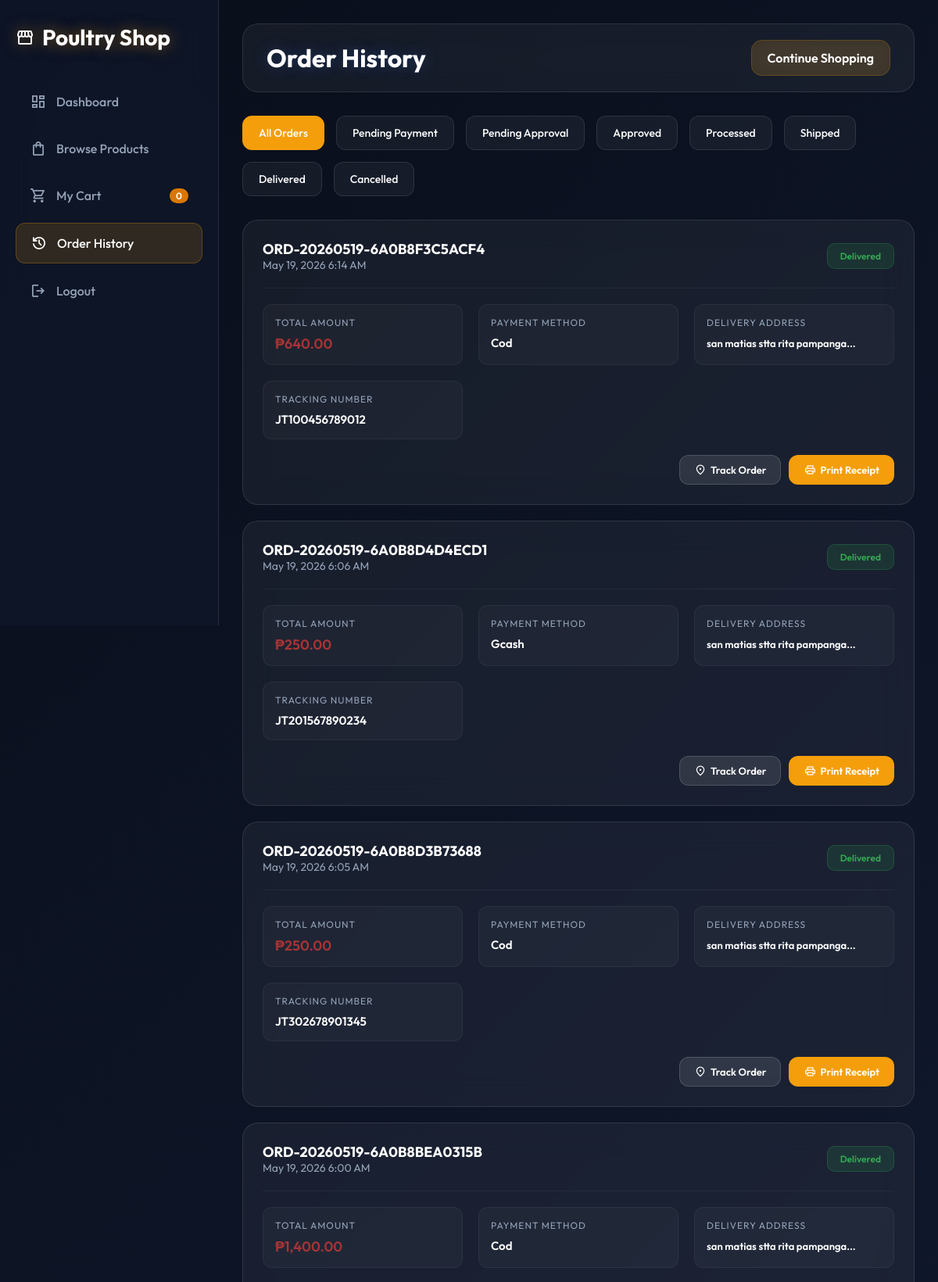
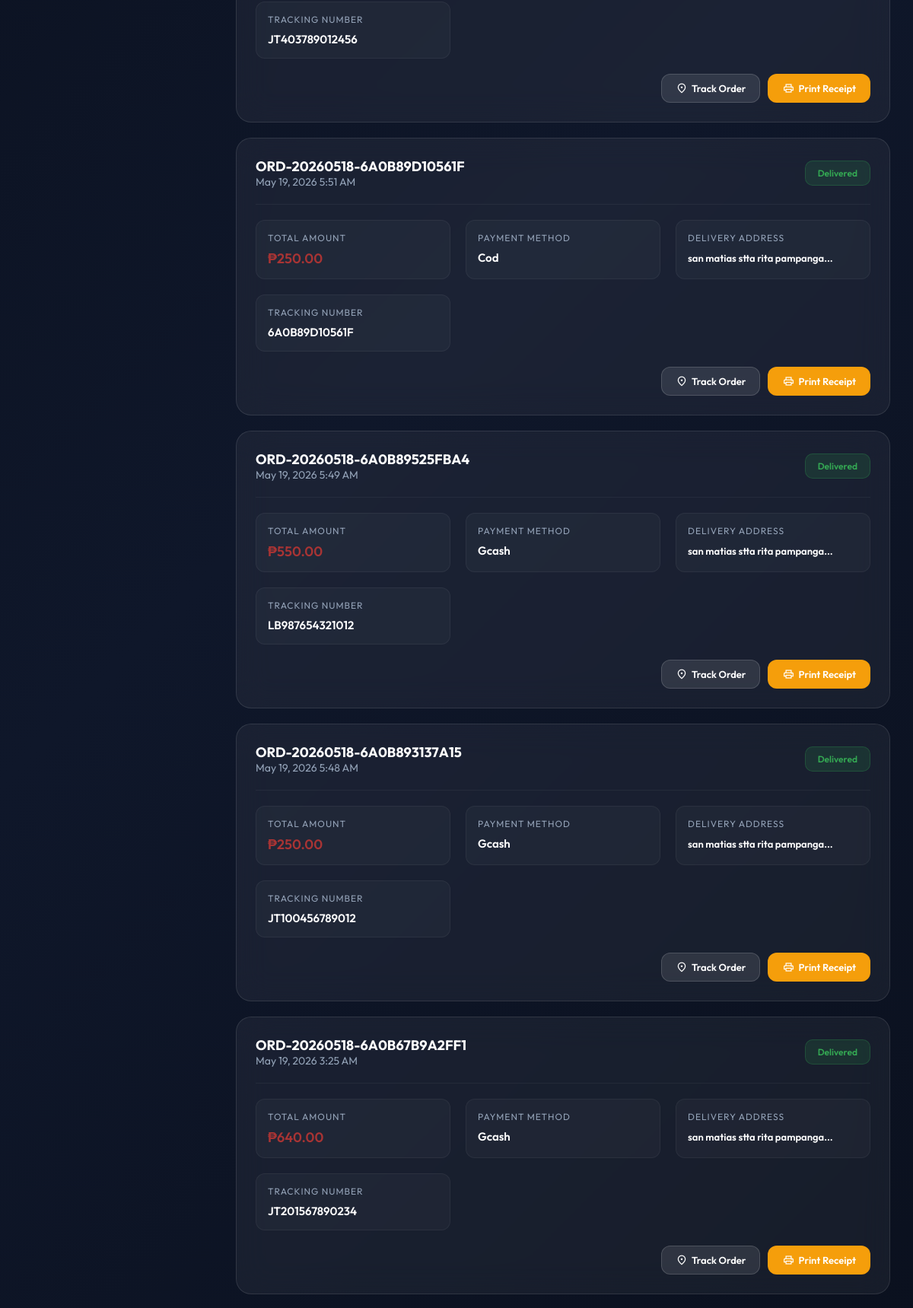
/view_order_history.php (signed in, upper part), run on the app's committed database (2 pictures, top to bottom).
### tables this page shows
CREATE TABLE `orders` (
  `id` int(11) NOT NULL,
  `customer_id` int(11) NOT NULL,
  `order_number` varchar(100) NOT NULL,
  `total_amount` decimal(10,2) NOT NULL,
  `status` enum('Draft','Pending Payment','Pending Approval','Approved','Processed','Shipped','Delivered','Cancelled') DEFAULT 'Draft',
  `payment_method` enum('cod','gcash','card','bank_transfer') DEFAULT 'cod',
  `payment_reference` varchar(255) DEFAULT NULL,
  `payment_amount` decimal(10,2) DEFAULT NULL,
  `payment_date` timestamp NULL DEFAULT NULL,
  `tracking_number` varchar(255) DEFAULT NULL,
  `shipping_date` timestamp NULL DEFAULT NULL,
  `actual_delivery` timestamp NULL DEFAULT NULL,
  `delivery_address` text NOT NULL,
  `notes` text DEFAULT NULL,
  `created_by` int(11) DEFAULT NULL,
  `created_at` timestamp NOT NULL DEFAULT current_timestamp(),
  `updated_at` timestamp NOT NULL DEFAULT current_timestamp() ON UPDATE current_timestamp()
);

### view_order_history.php (the view, shortened to what this page needs)
<?php
require('../connection.php');
$customer_id = $_SESSION['user_id'];
$cart_query = "SELECT COUNT(*) as count FROM shopping_cart WHERE customer_id = ?";
$cart_stmt = mysqli_prepare($connection, $cart_query);
mysqli_stmt_bind_param($cart_stmt, "i", $customer_id);
mysqli_stmt_execute($cart_stmt);
$cart_count = mysqli_fetch_assoc(mysqli_stmt_get_result($cart_stmt))['count'] ?? 0;
$status_filter = isset($_GET['status']) ? $_GET['status'] : '';
$where_conditions = ["customer_id = ?"];
$params = [$customer_id];
$types = "i";
$where_clause = implode(" AND ", $where_conditions);
$orders_query = "SELECT * FROM orders WHERE $where_clause ORDER BY created_at DESC";
$stmt = mysqli_prepare($connection, $orders_query);
if ($stmt) {
    $bind_names[] = $types;
    for ($i = 0; $i < count($params); $i++) {
        $bind_names[] = &$params[$i];
    }
    call_user_func_array([$stmt, 'bind_param'], $bind_names);
}
mysqli_stmt_execute($stmt);
$orders = mysqli_stmt_get_result($stmt);
?>
<!DOCTYPE html>
<html>
<head>
<link rel="stylesheet" href="../assets/responsive.css">
</head>
<body>
    <div class="container">
        <div class="sidebar">
            <h2>
                <span class="material-symbols-outlined">storefront</span>
                Poultry Shop
            </h2>
            <ul class="sidebar-menu">
                <li><a href="dashboard.php"><span class="material-symbols-outlined">dashboard</span> Dashboard</a></li>
                <li><a href="browse_products.php"><span class="material-symbols-outlined">shopping_bag</span> Browse Products</a></li>
                <li><a href="cart.php"><span class="material-symbols-outlined">shopping_cart</span> My Cart <span class="cart-badge"><?= $cart_count ?></span></a></li>
                <li><a href="view_order_history.php" class="active"><span class="material-symbols-outlined">history</span> Order History</a></li>
                <li><a href="logout.php" class="logout-btn"><span class="material-symbols-outlined">logout</span> Logout</a></li>
            </ul>
        </div>
        <div class="main-content">
            <div class="header">
                <div style="display:flex; align-items:center;">
                    <h1>Order History</h1>
                </div>
                <a href="browse_products.php" class="back-btn">Continue Shopping</a>
            </div>
            <div class="filters">
                <button class="filter-btn <?= $status_filter == '' ? 'active' : '' ?>" onclick="filterOrders('')">All Orders</button>
                <button class="filter-btn <?= $status_filter == 'Pending Payment' ? 'active' : '' ?>" onclick="filterOrders('Pending Payment')">Pending Payment</button>
                <button class="filter-btn <?= $status_filter == 'Pending Approval' ? 'active' : '' ?>" onclick="filterOrders('Pending Approval')">Pending Approval</button>
                <button class="filter-btn <?= $status_filter == 'Approved' ? 'active' : '' ?>" onclick="filterOrders('Approved')">Approved</button>
                <button class="filter-btn <?= $status_filter == 'Processed' ? 'active' : '' ?>" onclick="filterOrders('Processed')">Processed</button>
                <button class="filter-btn <?= $status_filter == 'Shipped' ? 'active' : '' ?>" onclick="filterOrders('Shipped')">Shipped</button>
                <button class="filter-btn <?= $status_filter == 'Delivered' ? 'active' : '' ?>" onclick="filterOrders('Delivered')">Delivered</button>
                <button class="filter-btn <?= $status_filter == 'Cancelled' ? 'active' : '' ?>" onclick="filterOrders('Cancelled')">Cancelled</button>
            </div>
            <?php if (mysqli_num_rows($orders) > 0): ?>
                <div class="orders-grid">
                    <?php while ($order = mysqli_fetch_assoc($orders)): ?>
                        <?php
                        $status_class = strtolower(str_replace(' ', '', $order['status']));
                        ?>
                        <div class="order-card">
                            <div class="order-header">
                                <div>
                                    <div class="order-number"><?= htmlspecialchars($order['order_number']) ?></div>
                                    <div class="order-date"><?= date('F d, Y g:i A', strtotime($order['created_at'])) ?></div>
                                </div>
                                <span class="order-status <?= $status_class ?>">
                                    <?= htmlspecialchars($order['status']) ?>
                                </span>
                            </div>
                            <div class="order-details">
                                <div class="order-detail-item">
                                    <label>Total Amount</label>
                                    <span class="amount">₱<?= number_format($order['total_amount'], 2) ?></span>
                                </div>
                                <div class="order-detail-item">
                                    <label>Payment Method</label>
                                    <span><?= htmlspecialchars(ucfirst(str_replace('_', ' ', $order['payment_method']))) ?></span>
                                </div>
                                <div class="order-detail-item">
                                    <label>Delivery Address</label>
                                    <span style="font-size:13px;"><?= htmlspecialchars(substr($order['delivery_address'], 0, 50)) ?>...</span>
                                </div>
                                <?php if ($order['tracking_number']): ?>
                                    <div class="order-detail-item">
                                        <label>Tracking Number</label>
                                        <span><?= htmlspecialchars($order['tracking_number']) ?></span>
                                    </div>
                                <?php endif; ?>
                            </div>
                            <div class="order-actions">
                                <a href="track_order.php?order_id=<?= $order['id'] ?>" class="btn btn-secondary" style="display:inline-flex; align-items:center;">
                                    <span class="material-symbols-outlined" style="font-size:16px; margin-right:5px;">location_on</span>
                                    Track Order
                                </a>
                                <button onclick="printReceipt(<?= $order['id'] ?>)" class="btn btn-primary" style="display:inline-flex; align-items:center;">
                                    <span class="material-symbols-outlined" style="font-size:16px; margin-right:5px;">print</span>
                                    Print Receipt
                                </button>
                            </div>
                        </div>
                    <?php endwhile; ?>
                </div>
            <?php endif; ?>
        </div>
    </div>
</body>
</html>

### responsive.css (style rules this page uses)
*, *::before, *::after { box-sizing: border-box; -webkit-text-size-adjust: 100%; }
html { scroll-behavior: smooth; }
body { min-height: 100vh; overflow-x: hidden; -webkit-font-smoothing: antialiased; }
input, select, textarea, button { font-family: inherit; font-size: inherit; }
.sidebar { transition: transform 0.35s ease, left 0.35s ease; z-index: 9999; }
@media (min-width: 1025px) { .sidebar { position: fixed !important; left: 0 !important; top: 0 !important; height: 100vh !important; width: 280px !important; transform: none !important; } }
@media (min-width: 1025px) { .main-content { margin-left: 280px !important; width: calc(100% - 280px) !important; } }
.header { flex-wrap: wrap; }

### data on the page
orders: order_number "ORD-20260519-6A0B8F3C5ACF4", created_at "May 19, 2026 6:14 AM", status "Delivered", total_amount "640.00", payment_method "Cod", delivery_address "san matias stta rita pampanga", tracking_number "JT100456789012"
orders: order_number "ORD-20260519-6A0B8D4D4ECD1", created_at "May 19, 2026 6:06 AM", status "Delivered", total_amount "250.00", payment_method "Gcash", delivery_address "san matias stta rita pampanga", tracking_number "JT201567890234"
orders: order_number "ORD-20260519-6A0B8D3B73688", created_at "May 19, 2026 6:05 AM", status "Delivered", total_amount "250.00", payment_method "Cod", delivery_address "san matias stta rita pampanga", tracking_number "JT302678901345"
orders: order_number "ORD-20260519-6A0B8BEA0315B", created_at "May 19, 2026 6:00 AM", status "Delivered", total_amount "1,400.00", payment_method "Cod", delivery_address "san matias stta rita pampanga", tracking_number "JT403789012456"
orders: order_number "ORD-20260518-6A0B89D10561F", created_at "May 19, 2026 5:51 AM", status "Delivered", total_amount "250.00", payment_method "Cod", delivery_address "san matias stta rita pampanga", tracking_number "6A0B89D10561F"
orders: order_number "ORD-20260518-6A0B89525FBA4", created_at "May 19, 2026 5:49 AM", status "Delivered", total_amount "550.00", payment_method "Gcash", delivery_address "san matias stta rita pampanga", tracking_number "LB987654321012"
orders: order_number "ORD-20260518-6A0B893137A15", created_at "May 19, 2026 5:48 AM", status "Delivered", total_amount "250.00", payment_method "Gcash", delivery_address "san matias stta rita pampanga", tracking_number "JT100456789012"
orders: order_number "ORD-20260518-6A0B67B9A2FF1", created_at "May 19, 2026 3:25 AM", status "Delivered", total_amount "640.00", payment_method "Gcash", delivery_address "san matias stta rita pampanga", tracking_number "JT201567890234"

### other printed values
$cart_count "0"
